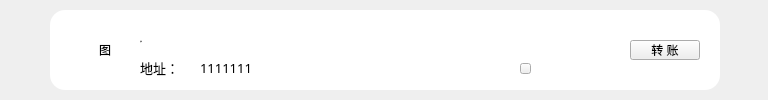
<?xml version="1.0" encoding="UTF-8"?>
<ui version="4.0">
 <class>ContactInfoTitleWidget</class>
 <widget class="QWidget" name="ContactInfoTitleWidget">
  <property name="geometry">
   <rect>
    <x>0</x>
    <y>0</y>
    <width>768</width>
    <height>100</height>
   </rect>
  </property>
  <property name="font">
   <font>
    <family>Microsoft YaHei UI Light</family>
   </font>
  </property>
  <property name="windowTitle">
   <string>Form</string>
  </property>
  <widget class="QLabel" name="label_pic">
   <property name="geometry">
    <rect>
     <x>80</x>
     <y>25</y>
     <width>50</width>
     <height>50</height>
    </rect>
   </property>
   <property name="text">
    <string>图</string>
   </property>
   <property name="alignment">
    <set>Qt::AlignCenter</set>
   </property>
  </widget>
  <widget class="QLabel" name="label_addressTitle">
   <property name="geometry">
    <rect>
     <x>140</x>
     <y>58</y>
     <width>60</width>
     <height>20</height>
    </rect>
   </property>
   <property name="font">
    <font>
     <family>Microsoft YaHei UI Light</family>
     <pointsize>10</pointsize>
    </font>
   </property>
   <property name="text">
    <string>地址：</string>
   </property>
  </widget>
  <widget class="QLabel" name="label_address">
   <property name="geometry">
    <rect>
     <x>200</x>
     <y>58</y>
     <width>311</width>
     <height>20</height>
    </rect>
   </property>
   <property name="font">
    <font>
     <family>Microsoft YaHei UI Light</family>
     <pointsize>10</pointsize>
    </font>
   </property>
   <property name="contextMenuPolicy">
    <enum>Qt::DefaultContextMenu</enum>
   </property>
   <property name="text">
    <string>1111111</string>
   </property>
   <property name="textInteractionFlags">
    <set>Qt::LinksAccessibleByMouse|Qt::TextSelectableByMouse</set>
   </property>
  </widget>
  <widget class="QToolButton" name="copyBtn">
   <property name="geometry">
    <rect>
     <x>520</x>
     <y>63</y>
     <width>11</width>
     <height>11</height>
    </rect>
   </property>
   <property name="cursor">
    <cursorShape>PointingHandCursor</cursorShape>
   </property>
   <property name="text">
    <string/>
   </property>
  </widget>
  <widget class="QToolButton" name="transferBtn">
   <property name="geometry">
    <rect>
     <x>630</x>
     <y>40</y>
     <width>70</width>
     <height>20</height>
    </rect>
   </property>
   <property name="font">
    <font>
     <family>Microsoft YaHei UI Light</family>
    </font>
   </property>
   <property name="cursor">
    <cursorShape>PointingHandCursor</cursorShape>
   </property>
   <property name="text">
    <string>转 账</string>
   </property>
  </widget>
  <widget class="QLabel" name="label_name">
   <property name="geometry">
    <rect>
     <x>140</x>
     <y>28</y>
     <width>491</width>
     <height>26</height>
    </rect>
   </property>
   <property name="font">
    <font>
     <family>Microsoft YaHei UI Light</family>
     <pointsize>-1</pointsize>
     <weight>50</weight>
     <italic>false</italic>
     <bold>false</bold>
    </font>
   </property>
   <property name="styleSheet">
    <string notr="true">font: 20px &quot;Microsoft YaHei UI Light&quot;;</string>
   </property>
   <property name="text">
    <string>名称</string>
   </property>
  </widget>
  <widget class="QLabel" name="label_back">
   <property name="geometry">
    <rect>
     <x>50</x>
     <y>10</y>
     <width>670</width>
     <height>80</height>
    </rect>
   </property>
   <property name="styleSheet">
    <string notr="true">background-color: rgb(255, 255, 255);
border-radius:15px;</string>
   </property>
   <property name="text">
    <string/>
   </property>
  </widget>
  <zorder>label_back</zorder>
  <zorder>label_pic</zorder>
  <zorder>label_addressTitle</zorder>
  <zorder>label_address</zorder>
  <zorder>copyBtn</zorder>
  <zorder>transferBtn</zorder>
  <zorder>label_name</zorder>
 </widget>
 <resources/>
 <connections/>
</ui>
